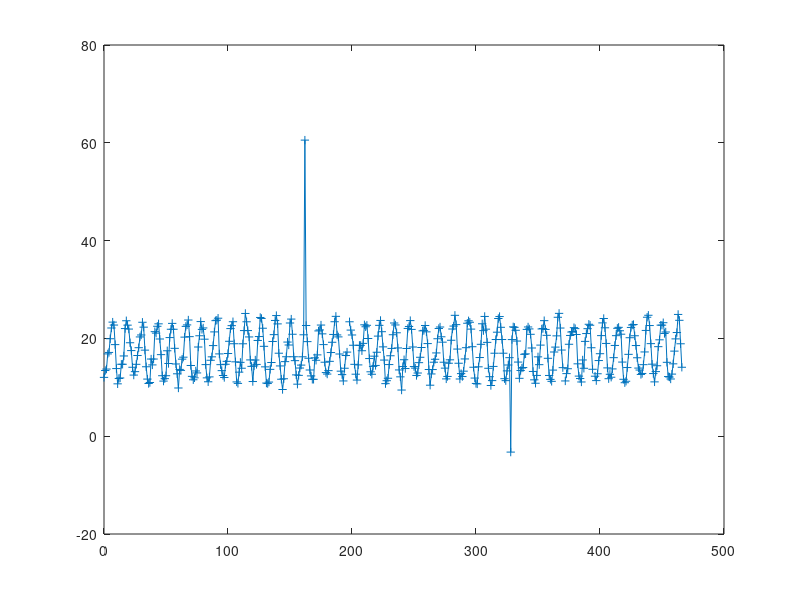

Write MATLAB code to recreate this figure. (Note: this script raises an error after producing the figure.)
clear all;
load matlab.mat;
x=temp;

N=length(x);
t=(0:N-1);

plot(t,x,'-+')
%pause;

%ex1.2
haNaN=any(isnan(x));
colNaN=find(isnan(x));


%eliminar linha com Nan e reconstroi
x1r=x;
if(any(isnan(x)))
    ind=find(isnan(x));
    for k=1:length(ind)
        tt=t(ind(k)-4:ind(k)-1);
        xx=x1r(ind(k)-4:ind(k)-1);
        x1r(ind(k))=interp1(tt,xx,t(ind(k)),'pchip','extrap');
    end
end

%plot(t,x,'-+',t,x1r,'o');

%ex1.3
mu1=mean(x1r);
sigmal=std(x1r);

ix80=1;
ix89=find(years==1989)*12;
ix90=(find(years==1990)*12)-11;
ix99=(find(years==1999+1)*12)-12;

temp80=x1r(ix80:ix89);
temp90=(ix90:ix99);

corr=corrcoef(temp80,temp90);
disp(corr);
%pause;

%ex1.4
MeanMat1=repmat(mu1,N,1);
sigmalMat1=repmat(sigmal,N,1);
outliers=find(abs(x1r-mu1))>3*sigmal;
nout1=length(outliers);

x1ro=x1r;
if nout1
    for k=1:numel(outliers)
        if x1ro(outliers(k))>mu1
            x1ro(outliers(k))=mu1 +2.5*sigmal;
        else
            x1ro(outliers(k))=mu1 +2.5*sigmal;
        end
    end
end

%plot(t,x1,'++ ',t,x1ro,' --',t,x2ro,'o');
%pause;

%Parte 2 ex1.1
x1ro_to=detrend(x1ro,'constant'); %ordem 0
tr1_o=x1ro-x1ro_to;

x1ro_t1=detrend(x1ro,'linear'); %ordem 1
tr1_1=x1ro-x1ro_t1;
%plot(t,x1ro,'-+',t,tr1_o,'-*');
%pause;

%plot(t,x1ro_to,'-o');
%pause;

%plot(t,x1ro,'-+',t,tr1_1,'-*');
%pause;

%plot(t,x1ro_t1,'-o');
%pause;
%ex1.2

t=t';
p1=polyfit(t,x1ro,2);
tr1_2=polyval(p1,t);
x1ro_t2=x1ro-tr1_2;

%figure(4);
%subplot(211);
%plot(t,x1ro,'-+',t,tr1_2,'-*');
%subplot(212);
%plot(t,x1ro_t2,'-o');

%pause;
periodo=12;
x1ro_t2Mat=reshape(x1ro_t2,periodo,floor(numel(x1ro_t2))/periodo);
st1=repmat(mean(x1ro_t2Mat,2),floor(numel(x1ro_t2))/periodo,1);

x1ro_s=x1ro-st1;

%figure(5);
%subplot(211);
%plot(t,x1ro,'-+',t,x1ro_s,'-o');
%subplot(212);
%plot(t,st1,'-o');

pause;
%ficha 3 
%ex1.1
if(adftest(x1ro)==0)
    disp("Serie nao estacionaria")
else
    disp("serie estacionaria")
    
end

if(adftest(x1ro_t1)==0)
    disp("Serie sem tendencia de ordem 1 nao estacionaria")
else
    disp("serie sem tendencia de ordem 1 estacionaria")
    
end

%ex1.2
ix00=(find(years==2000)*12)-1;
%identificar tendencias
serie_treino=x1ro_t1(1:ix00);
serie_teste=x1ro_t1(ix00+1:end);

trend_treino=tr1_1(1:ix00);
trend_teste=tr1_1(ix00+1:end);

%criar objeto IDDATA
id_treino=iddata(serie_treino,[],1, 'TimeUnit','Months');

%ex1.3
figure;
parcorr(serie_treino,round(numel(serie_treino)/4));

opt1_AR=arOptions('Approach','ls');
na1_AR=12; %ordem do modelo
model1_AR=ar(id_treino,nal_AR,opt1_AR);
pcoef1_AR=polydate(model1_AR); %parametro do modelo AR

%ex1.4
y1_AR=serie_treino(end-na1_AR:end);
for k=(1:numel(serie_teste))+numel(y1_AR)
   y1_AR(k)=sum(-pcoef1_AR(2:end)'.*flip(y1_AR(k-nal_AR:k-1))); 
end
y1_AR=y1_AR+[trend_treino(end-nal_AR:end);trend_teste];
y1_ARf=forecast(model1_AR,serie_treino(end-nal_AR:end),numel(serie_teste));

%determinalao de vetores
tp=n-nal_AR:numel(y1_AR)-(nal_AR+1);
to=[1:numel(serie_teste)];

figure;
plot(to,serie_teste+trend_teste,'-+',tp,y1_AR,'-o',to,y1_ARf);

E1_AR=sum(((serie_teste+trend_teste)-(y1_ARf+trend_teste)).^2);


rangeAR=[1:3:199];
ErroAR=zeros(1,numel(rangeAR));
k=1;
while(k<=numel(rangeAR))
    nal_AR=rangeAR(k);
    model1_AR=ar(id_treino,nal_AR,opt1_AT);
    pcoef1_AR=polydata(model1_AR);
    y1_ARf=forecast(model1_AR,serie_treino(end-nal_AR:end),numel(serie_teste));
    ErroAR(k)=sum(((serie_teste+trend_teste)-(y1_ARf+trend_teste)).^2);
    k=k+1;
end


figure;
autocorr(serie_treino,round(numel(serie_treino)/4));
opt1_ARMAX=armaxOptions('Seacrh Method','auto');
nal_ARMA=12 ;
ncl_ARMA=5;
model_ARMA=armax(id_treino,[nal_ARMA ncl_ARMA],opt1_ARMAX);
[pal_ARMA,pbl_ARMA,pcl_ARMA]=polydata(model1_ARMA);

%ex1.6
npoints2pred=numel(serie_teste)+nal_ARMA +1;
y1_ARMA=serie_treino(end-nal_ARMA:end);
e= randn(numel(serie_teste)+numel(y1_ARMA),1);
for k=numel(y1_ARMA):npoints2pred
    y1_ARMA(k)=sum(-pal_ARMA(2:end)'.*flip(y1_ARMA(k-nal_ARMA:k-1)))+sum(pcl_ARMA'.*flip(e(k-ncl_ARMA:k)));
end
y1_ARMA=y1_ARMA+[trend_treino(end-nal_ARMA:end);trend_teste];
y1_ARMAf=forecast(model1_ARMA,serie_treimo(end-nal_ARMA:end),numel(Serie_teste));

tp=-nal_ARMA:numel(y1_ARMA)-(nal_ARMA+1);

figure;
plot(to,serie_teste+trend_teste,'-+',tp,y1_ARMA,'-o',to,y1_ARMAf);

E1_ARMA=sum(((serie_teste+trend_teste)-(y1_ARMAf+trend_teste)).^2);

opt1_ARMAX=armaxOptions('SearchMethod','auto');
rangeAR=[1:2:50];
rangeMA=[1:2:30];
ErroARMA=zeros(numel(rangeAR),numel(rangeMA));
n=1
while(n<=numel(rangeAR))
m=1;
while(m<=numel(rangeAR))
    nal_ARMA=rangeAR(n);
    ncl_ARMA=rangema(M);
    model1_ARMA=ar(id_treino,[nal_ARMA ncl_ARMA],opt1_AT);
    [pal_ARMA,pbl_ARMA,pcl_ARMA]=polydata(model1_ARMA);
    npoints2pred=numel(serie_teste)+nal_ARMA +1;
    
    y1_ARMAf=forecast(model1_ARMA,serie_treino(end-nal_ARMA:end),numel(serie_teste));
    ErroAR(n,m)=sum(((serie_teste+trend_teste)-(y1_ARMAf+trend_teste)).^2);
    m=m+1;
end
n=n+1;
end

[N,M]=meshgrid(rangeAR',rangeMA');
figure;
mesh(N',M',log(ErroARMA));

%ex1.7
p1_ARIMA=12;
D1_ARIMA=1;
q1_ARIMA=5;

Md1=arima(p1_ARIMA,D1_ARIMA,q1_ARIMA);


%ex1.8
serie_treino=x1ro(1:ix00);
serie_teste=x1ro(ix00+1:end);
EstMd=estimate(Md1,serie_treino);

y1_ARIMA=simulate(EstMd,numel(serie_teste),'yo',seri_treino(end-(p1_ARIMA+D1_ARIMA)+1:end));

figure;
plot(to,serie_teste,'-+',to,y1_ARIMA,'-o');


E1_aRIMA=sum(((serie_teste)-(y1_ARIMA)).^2);























